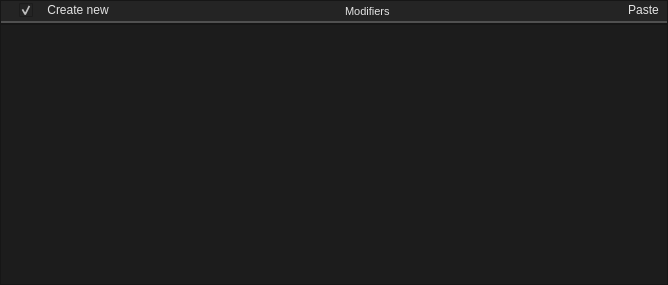
<?xml version="1.0" encoding="UTF-8"?>
<ui version="4.0">
 <class>Form</class>
 <widget class="QWidget" name="Form">
  <property name="geometry">
   <rect>
    <x>0</x>
    <y>0</y>
    <width>668</width>
    <height>285</height>
   </rect>
  </property>
  <property name="focusPolicy">
   <enum>Qt::FocusPolicy::NoFocus</enum>
  </property>
  <property name="windowTitle">
   <string>Form</string>
  </property>
  <property name="styleSheet">
   <string notr="true">background-color: #1C1C1C;</string>
  </property>
  <layout class="QVBoxLayout" name="verticalLayout">
   <property name="spacing">
    <number>0</number>
   </property>
   <property name="leftMargin">
    <number>0</number>
   </property>
   <property name="topMargin">
    <number>0</number>
   </property>
   <property name="rightMargin">
    <number>0</number>
   </property>
   <property name="bottomMargin">
    <number>0</number>
   </property>
   <item>
    <widget class="QFrame" name="frame">
     <property name="maximumSize">
      <size>
       <width>16777215</width>
       <height>24</height>
      </size>
     </property>
     <property name="frameShape">
      <enum>QFrame::Shape::StyledPanel</enum>
     </property>
     <property name="frameShadow">
      <enum>QFrame::Shadow::Raised</enum>
     </property>
     <layout class="QHBoxLayout" name="horizontalLayout">
      <property name="spacing">
       <number>0</number>
      </property>
      <property name="leftMargin">
       <number>0</number>
      </property>
      <property name="topMargin">
       <number>0</number>
      </property>
      <property name="rightMargin">
       <number>0</number>
      </property>
      <property name="bottomMargin">
       <number>0</number>
      </property>
      <item>
       <widget class="QLabel" name="label">
        <property name="styleSheet">
         <string notr="true">image: url(:/icons/more_vert.png);
padding-left: 3px;
padding-right: 3px;
    border: 2px solid #CCCCCC;
	border-top: 0px;
	border-left: 0px;
	border-right: 0px;
    border-color: rgba(80, 80, 80, 255);
    border-radius: 0px;
background-color: #242424;</string>
        </property>
        <property name="text">
         <string/>
        </property>
       </widget>
      </item>
      <item>
       <widget class="QCheckBox" name="show_child">
        <property name="toolTip">
         <string>&lt;html&gt;&lt;head/&gt;&lt;body&gt;&lt;p&gt;&lt;span style=&quot; font-size:8pt; font-weight:400;&quot;&gt;Show child&lt;/span&gt;&lt;/p&gt;&lt;/body&gt;&lt;/html&gt;</string>
        </property>
        <property name="styleSheet">
         <string notr="true">QCheckBox::indicator:checked {
    
image: url(://icons/arrow_drop_down.png);
	height:14px;
	width:14px;
}

QCheckBox::indicator:unchecked {
    image: url(://icons/arrow_drop_right.png);
	height:14px;
	width:14px;
}
QCheckBox {
    font: 700 10pt &quot;Segoe UI&quot;;
    border: 2px solid black;
    border-radius: 0px;
    border-color: rgba(80, 80, 80, 255);
    height:14px;
    padding-top: 2px;
    padding-bottom:4px;
    color: #E3E3E3;
background-color: #242424;
    padding-left: 4px;
}
QCheckBox:hover {
    background-color: #414956;
    color: white;
}
QCheckBox{
	padding-left:5px;
	border-left: 0px solid black;
border-right: 0px solid black;
border-top: 0px solid black;
}</string>
        </property>
        <property name="text">
         <string/>
        </property>
        <property name="checked">
         <bool>true</bool>
        </property>
        <property name="tristate">
         <bool>false</bool>
        </property>
       </widget>
      </item>
      <item>
       <widget class="QPushButton" name="add_button">
        <property name="styleSheet">
         <string notr="true">
QPushButton {
    font: 580 8pt &quot;Segoe UI&quot;;
    border: 2px solid black;
    border-radius: 0px;
    border-color: rgba(80, 80, 80, 255);
	border-top:0px;
border-left:0px;
border-right:0px;
    height:14px;
    padding-top: 2px;
    padding-bottom:4px;
	background-color: #242424;
    padding-left: 8px;
	padding-right: 8px;
	color: #E3E3E3;
}

QPushButton:hover {
    background-color: #414956;
    color: white;
}


QPushButton:pressed {
    font: 580 8pt &quot;Segoe UI&quot;;
    border: 2px solid black;
    border-radius: 0px;
    border-color: rgba(80, 80, 80, 255);
	border-top:0px;
border-left:0px;
border-right:0px;
    height:14px;
    padding-top: 2px;
    padding-bottom:4px;
	background-color: #242424;
    padding-left: 8px;
	padding-right: 8px;
	color: #E3E3E3;
}</string>
        </property>
        <property name="text">
         <string>Create new</string>
        </property>
        <property name="icon">
         <iconset resource="../../resources.qrc">
          <normaloff>:/icons/add_24dp_9D9D9D_FILL0_wght400_GRAD0_opsz24.svg</normaloff>:/icons/add_24dp_9D9D9D_FILL0_wght400_GRAD0_opsz24.svg</iconset>
        </property>
       </widget>
      </item>
      <item>
       <widget class="QLineEdit" name="property_class">
        <property name="toolTip">
         <string>&lt;html&gt;&lt;head/&gt;&lt;body&gt;&lt;p&gt;Variable name and display name&lt;/p&gt;&lt;/body&gt;&lt;/html&gt;</string>
        </property>
        <property name="styleSheet">
         <string notr="true">QLineEdit {
    font-size: 8pt;
    font-family: &quot;Segoe UI&quot;;
    border-top: 0px;
    border-left: 0px;
    border-right: 0px;
    border-bottom: 2px solid rgba(80, 80, 80, 255);
    border-radius: 0px;
    padding: 2px;
    color: #E3E3E3;
    background-color: #242424;
}

QLineEdit:focus {
    border-color: rgba(80, 80, 80, 255);
}

QLineEdit::selection {
    background-color: #414956;
    color: white;
}</string>
        </property>
        <property name="inputMethodHints">
         <set>Qt::InputMethodHint::ImhLatinOnly|Qt::InputMethodHint::ImhLowercaseOnly</set>
        </property>
        <property name="text">
         <string>Modifiers</string>
        </property>
        <property name="maxLength">
         <number>32</number>
        </property>
        <property name="alignment">
         <set>Qt::AlignmentFlag::AlignCenter</set>
        </property>
        <property name="readOnly">
         <bool>true</bool>
        </property>
       </widget>
      </item>
      <item>
       <widget class="QPushButton" name="paste_button">
        <property name="styleSheet">
         <string notr="true">
QPushButton {
    font: 580 8pt &quot;Segoe UI&quot;;
    border: 2px solid black;
    border-radius: 0px;
    border-color: rgba(80, 80, 80, 255);
	border-top:0px;
border-left:0px;
border-right:0px;
    height:14px;
    padding-top: 2px;
    padding-bottom:4px;
	background-color: #242424;
    padding-left: 8px;
	padding-right: 8px;
	color: #E3E3E3;
}

QPushButton:hover {
    background-color: #414956;
    color: white;
}


QPushButton:pressed {
    font: 580 8pt &quot;Segoe UI&quot;;
    border: 2px solid black;
    border-radius: 0px;
    border-color: rgba(80, 80, 80, 255);
	border-top:0px;
border-left:0px;
border-right:0px;
    height:14px;
    padding-top: 2px;
    padding-bottom:4px;
	background-color: #242424;
    padding-left: 8px;
	padding-right: 8px;
	color: #E3E3E3;
}</string>
        </property>
        <property name="text">
         <string>Paste</string>
        </property>
        <property name="icon">
         <iconset resource="../../resources.qrc">
          <normaloff>:/icons/content_paste_24dp_9D9D9D_FILL0_wght400_GRAD0_opsz24.svg</normaloff>:/icons/content_paste_24dp_9D9D9D_FILL0_wght400_GRAD0_opsz24.svg</iconset>
        </property>
       </widget>
      </item>
     </layout>
    </widget>
   </item>
   <item>
    <widget class="QFrame" name="frame_layout">
     <property name="focusPolicy">
      <enum>Qt::FocusPolicy::StrongFocus</enum>
     </property>
     <property name="frameShape">
      <enum>QFrame::Shape::StyledPanel</enum>
     </property>
     <property name="frameShadow">
      <enum>QFrame::Shadow::Raised</enum>
     </property>
     <layout class="QVBoxLayout" name="verticalLayout_2">
      <property name="spacing">
       <number>0</number>
      </property>
      <property name="leftMargin">
       <number>12</number>
      </property>
      <property name="topMargin">
       <number>0</number>
      </property>
      <property name="rightMargin">
       <number>0</number>
      </property>
      <property name="bottomMargin">
       <number>0</number>
      </property>
      <item>
       <layout class="QVBoxLayout" name="layout">
        <property name="spacing">
         <number>0</number>
        </property>
        <property name="sizeConstraint">
         <enum>QLayout::SizeConstraint::SetDefaultConstraint</enum>
        </property>
        <property name="topMargin">
         <number>6</number>
        </property>
        <property name="bottomMargin">
         <number>6</number>
        </property>
        <item>
         <widget class="QFrame" name="frame_2">
          <property name="styleSheet">
           <string notr="true">padding:0px;</string>
          </property>
          <property name="frameShape">
           <enum>QFrame::Shape::NoFrame</enum>
          </property>
          <property name="frameShadow">
           <enum>QFrame::Shadow::Raised</enum>
          </property>
          <layout class="QVBoxLayout" name="verticalLayout_3">
           <property name="spacing">
            <number>4</number>
           </property>
           <property name="leftMargin">
            <number>0</number>
           </property>
           <property name="topMargin">
            <number>4</number>
           </property>
           <property name="rightMargin">
            <number>0</number>
           </property>
           <property name="bottomMargin">
            <number>0</number>
           </property>
          </layout>
         </widget>
        </item>
       </layout>
      </item>
     </layout>
    </widget>
   </item>
  </layout>
 </widget>
 <resources>
  <include location="../../resources.qrc"/>
 </resources>
 <connections/>
</ui>
